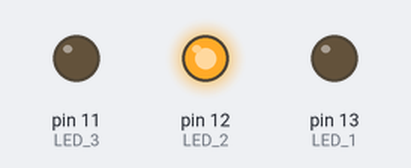
Simulated run of this sketch. Board: Arduino Uno, built with avr-gcc and run on an emulated ATmega328P. Parts: output pins drawn as LEDs (lit = HIGH).

Above: at 0.5 s.
At 1.5 s:
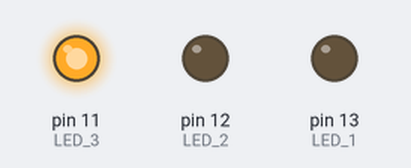
At 5.5 s:
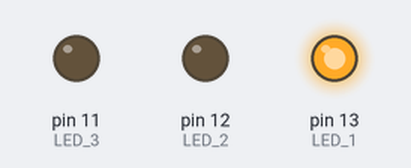
Timing chart, 0 to 6.9 s (numbered marks = the images above):
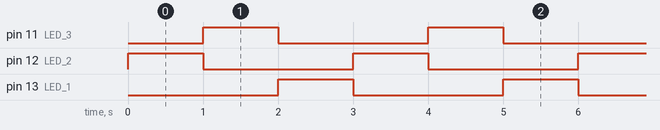

The sketch:

Lab4.ino
```cpp
int LED_1 = 13;
int LED_2 = 12;
int LED_3 = 11;

void setup() {


}

void loop() {
pinMode( LED_1,OUTPUT);
digitalWrite(LED_1,LOW);
pinMode( LED_2,OUTPUT);
digitalWrite(LED_2,HIGH);
pinMode( LED_3,OUTPUT);
digitalWrite(LED_3,LOW);
delay(1000);

pinMode( LED_1,OUTPUT);
digitalWrite(LED_1,LOW);
pinMode( LED_2,OUTPUT);
digitalWrite(LED_2,LOW);
pinMode( LED_3,OUTPUT);
digitalWrite(LED_3,HIGH);
delay(1000);

pinMode( LED_1,OUTPUT);
digitalWrite(LED_1,HIGH);
pinMode( LED_2,OUTPUT);
digitalWrite(LED_2,LOW);
pinMode( LED_3,OUTPUT);
digitalWrite(LED_3,LOW);
delay(1000);

}
```

Measured:
- by itself, pin 11 (LED_3), pin 12 (LED_2), pin 13 (LED_1): alternates HIGH for 1.0 s and LOW for 2.0 s
- by itself, everything shown: repeats every 3.0 s, in 3 steps
